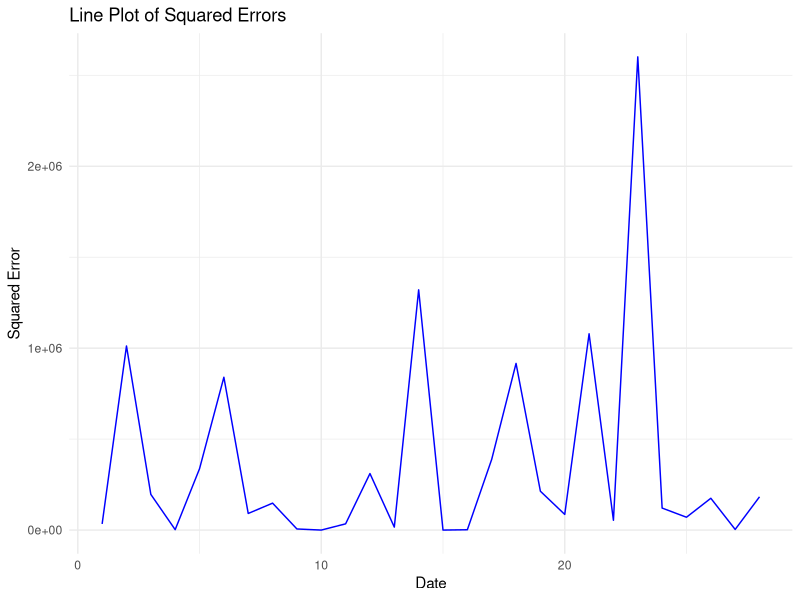
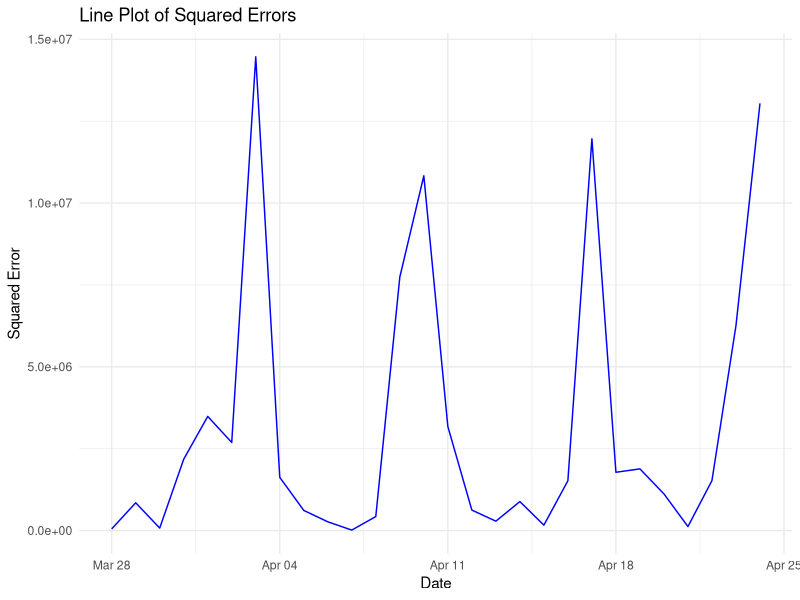
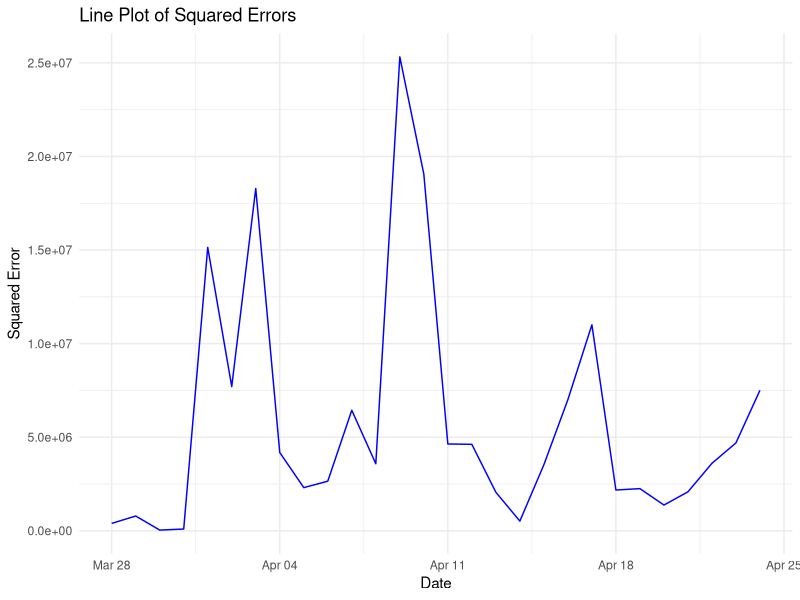

These charts were generated, in order, by the following R code:
library(readr)
library(dplyr)
library(tidyverse)
library(ggplot2)
library(fastDummies)
library(corrplot)
library(reshape2)
library(pheatmap)



df_summary <- read.csv("df_summary.csv")

df_TX = df_summary %>% filter(state_id == 'TX')
df_TX = subset(df_TX, select = -c(state_id, snap_WI, snap_CA))



df_TX$month = month.name[df_TX$month]

df_TX_train = dummy_cols(df_TX, select_columns = c("weekday", "month", 
                                                   "event_name_1", "event_name_2"))
df_TX_train = subset(df_TX_train, select = -c(weekday, month, year, date, event_name_1, event_name_2))

# cor_matrix = cor(df_TX_train)
# melted_cor_matrix <- melt(cor_matrix)
# 
# ggplot(data = melted_cor_matrix, aes(x = Var1, y = Var2, fill = value)) +
#   geom_tile() +
#   scale_fill_gradient2(low = "blue", high = "red", mid = "white", 
#                        midpoint = 0, limit = c(-1, 1), space = "Lab", 
#                        name="Correlation") +
#   theme_minimal() + 
#   theme(axis.text.x = element_text(angle = 90, vjust = 0.5, hjust=1, size = 5),
#         axis.text.y = element_text(size = 5)) +
#   coord_fixed()



train_df = head(df_TX_train, 1913 - 28)
test_df = tail(df_TX_train, 28)

print(dim(train_df))
print(dim(test_df))



lm_model_tx <- lm(total_sales ~ ., train_df)
summary(lm_model_tx)



df_TX_train = subset(df_TX_train, select = -c(weekday_Wednesday, month_September,
                                              event_name_1_VeteransDay,
                                              event_name_2_OrthodoxEaster))

train_df = head(df_TX_train, 1913 - 28)
test_df = tail(df_TX_train, 28)

print(dim(train_df))
print(dim(test_df))

lm_model_tx <- lm(total_sales ~ ., train_df)
summary(lm_model_tx)

# features = c("date", "mean_sell_price", "Monday", "Tuesday", "Wednesday", 
#              "Thursday", "Friday", "Saturday", "Sunday", "snap_TX")

actual_y = test_df$total_sales
test_values <- subset(test_df, select = -c(total_sales))

predictions = as.numeric(predict(lm_model_tx, test_values))

mse = mean((actual_y - predictions)^2, na.rm=TRUE)
rmse = sqrt(mse)
print(rmse)

squared_errors = (actual_y - predictions)^2
errors = (actual_y - predictions)

plot_df = data.frame(date = seq(1, 28), errors = squared_errors)

ggplot(plot_df, aes(x = date, y = errors)) +
  geom_line(color = "blue") +
  labs(title = "Line Plot of Squared Errors", x = "Date", y = "Squared Error") +
  theme_minimal()


df_CA = df_summary |>
  filter(state_id == "CA")

df_CA <- df_CA %>%
  arrange(date) %>%  # Ensure data is ordered by date
  mutate(time_index = as.numeric(as.Date(date)) - 15002)  # Create time index

# Check the first few rows
View(head(df_CA))


df_CA <- df_CA %>%
  mutate(event = ifelse(event_name_1 == "None", 0, 1))

df_CA <- df_CA %>%
  mutate(Monday = ifelse(weekday == "Monday", 1, 0),
         Tuesday = ifelse(weekday == "Tuesday", 1, 0),
         Wednesday = ifelse(weekday == "Wednesday", 1, 0),
         Thursday = ifelse(weekday == "Thursday", 1, 0),
         Friday = ifelse(weekday == "Friday", 1, 0),
         Saturday = ifelse(weekday == "Saturday", 1, 0),
         Sunday = ifelse(weekday == "Sunday", 1, 0))

lm_model <- lm(total_sales ~ -1 + mean_sell_price + Monday + Tuesday + Wednesday +
                 Thursday + Friday + Saturday + Sunday  + event + snap_CA, df_CA)
summary(lm_model)







train_df = head(df_CA, 1913 - 28)
test_df = tail(df_CA, 28)

print(dim(train_df))
print(dim(test_df))



lm_model_ca <- lm(total_sales ~ mean_sell_price +
                    Monday + Tuesday + Wednesday + Thursday
                  + Friday + Saturday + snap_CA, train_df)
summary(lm_model_ca)

features = c("date", "mean_sell_price", "Monday", "Tuesday", "Wednesday",
             "Thursday", "Friday", "Saturday", "Sunday", "snap_CA")

actual_y = test_df$total_sales
test_values <- test_df %>% select(all_of(features))

predictions = as.numeric(predict(lm_model_ca, test_values))

mse = mean((actual_y - predictions)^2, na.rm=TRUE)
rmse = sqrt(mse)
print(rmse)

squared_errors = (actual_y - predictions)^2
errors = (actual_y - predictions)

plot_df = data.frame(date = as.Date(test_df$date), errors = squared_errors)

library(ggplot2)

ggplot(plot_df, aes(x = date, y = errors)) +
  geom_line(color = "blue") +
  labs(title = "Line Plot of Squared Errors", x = "Date", y = "Squared Error") +
  theme_minimal()

df_WI = df_summary %>% filter(state_id == 'WI')

df_WI <- df_WI %>%
  mutate(Monday = ifelse(weekday == "Monday", 1, 0),
         Tuesday = ifelse(weekday == "Tuesday", 1, 0),
         Wednesday = ifelse(weekday == "Wednesday", 1, 0),
         Thursday = ifelse(weekday == "Thursday", 1, 0),
         Friday = ifelse(weekday == "Friday", 1, 0),
         Saturday = ifelse(weekday == "Saturday", 1, 0),
         Sunday = ifelse(weekday == "Sunday", 1, 0))

df_WI <- df_WI %>%
  mutate(event = ifelse(event_name_1 == "None", 0, 1))

train_df = head(df_WI, 1913 - 28)
test_df = tail(df_WI, 28)

print(dim(train_df))
print(dim(test_df))

lm_model_wi <- lm(total_sales ~ mean_sell_price +
                    Monday + Tuesday + Wednesday + Thursday 
                  + Friday + Saturday + snap_WI, train_df)
summary(lm_model_wi)

features = c("date", "mean_sell_price", "Monday", "Tuesday", "Wednesday", 
             "Thursday", "Friday", "Saturday", "Sunday", "snap_WI")

actual_y = test_df$total_sales
test_values <- test_df[, features]

predictions = as.numeric(predict(lm_model_wi, test_values))

mse = mean((actual_y - predictions)^2, na.rm=TRUE)
rmse = sqrt(mse)
print(rmse)

squared_errors = (actual_y - predictions)^2
errors = (actual_y - predictions)

plot_df = data.frame(date = as.Date(test_df$date), errors = squared_errors)

ggplot(plot_df, aes(x = date, y = errors)) +
  geom_line(color = "blue") +
  labs(title = "Line Plot of Squared Errors", x = "Date", y = "Squared Error") +
  theme_minimal()
